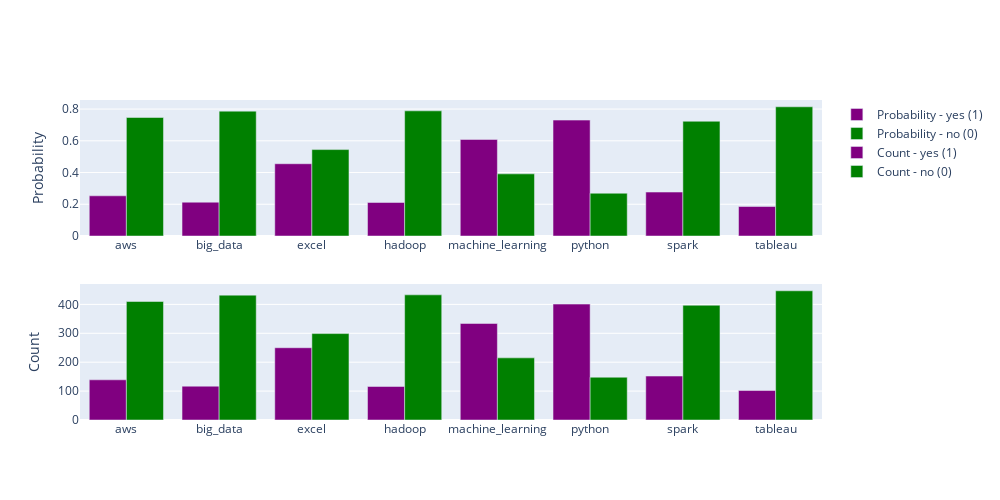

Notebook code for this chart:
### Markdown cell above
This chart presents the distribution of minimum salaries across the top three industries in our dataset. It is to highlight the baseline salaries that potential employees might expect when starting in a particular sector. The width of each violin at different salary levels shows how many jobs within that industry offer that salary. We can denote that the thick bar in the middle is the range where the middle 50 % of salaries fall into.

### Code cell
fig = make_subplots(rows=2, cols=1)
data = df[['python', 'excel', 'hadoop', 'spark', 
             'tableau', 'aws', 'big_data', 'machine_learning']]

data_melted = data.melt(var_name='Skill', value_name='Presence')
prob_data = data_melted.groupby(['Skill', 'Presence']).size().reset_index(name = 'Count')
prob_data['Probability'] = prob_data['Count'] / len(data)

fig.add_trace(
    go.Bar(x=prob_data.query('Presence == 1')['Skill'], #prob_data[prob_data['Presence'] == 1]['Skill'], 
           y=prob_data.query('Presence == 1')['Probability'], #prob_data[prob_data['Presence'] == 1]['Probability'], 
           name='Probability - yes (1)',
           marker_color = 'purple'
    ), 
    row=1, col=1
)

fig.add_trace( 
     go.Bar(x=prob_data.query('Presence == 0')['Skill'], 
            y=prob_data.query('Presence == 0')['Probability'],
            name='Probability - no (0)',
            marker_color = 'Green'
    ), 
    row=1, col=1
)

fig.add_trace( 
     go.Bar(x=prob_data[prob_data['Presence'] == 1]['Skill'], 
            y=prob_data[prob_data['Presence'] == 1]['Count'],
            name='Count - yes (1)',
            marker_color = 'purple'
    ), 
    row=2, col=1
)

fig.add_trace( 
     go.Bar(x=prob_data[prob_data['Presence'] == 0]['Skill'], 
            y=prob_data[prob_data['Presence'] == 0]['Count'], 
            name='Count - no (0)',
            marker_color = 'Green'
    ), 
    row=2, col=1
)

fig.update_layout(height=500, 
                  width=1000)

fig.update_yaxes(title_text='Probability', row=1, col=1)
fig.update_yaxes(title_text='Count', row=2, col=1)

fig.show()

### Figure 1 — Plotly figure (JSON) as saved in the notebook; plotly's stock layout.template omitted (floating-point values rounded to 4 significant figures)
{"data": [{"marker": {"color": "purple"}, "name": "Probability - yes (1)", "type": "bar", "x": ["aws", "big_data", "excel", "hadoop", "machine_learning", "python", "spark", "tableau"], "xaxis": "x", "y": [0.2532, 0.2131, 0.4554, 0.2113, 0.6084, 0.7304, 0.2769, 0.1858], "yaxis": "y"}, {"marker": {"color": "Green"}, "name": "Probability - no (0)", "type": "bar", "x": ["aws", "big_data", "excel", "hadoop", "machine_learning", "python", "spark", "tableau"], "xaxis": "x", "y": [0.7468, 0.7869, 0.5446, 0.7887, 0.3916, 0.2696, 0.7231, 0.8142], "yaxis": "y"}, {"marker": {"color": "purple"}, "name": "Count - yes (1)", "type": "bar", "x": ["aws", "big_data", "excel", "hadoop", "machine_learning", "python", "spark", "tableau"], "xaxis": "x2", "y": [139, 117, 250, 116, 334, 401, 152, 102], "yaxis": "y2"}, {"marker": {"color": "Green"}, "name": "Count - no (0)", "type": "bar", "x": ["aws", "big_data", "excel", "hadoop", "machine_learning", "python", "spark", "tableau"], "xaxis": "x2", "y": [410, 432, 299, 433, 215, 148, 397, 447], "yaxis": "y2"}], "layout": {"height": 500, "width": 1000, "xaxis": {"anchor": "y", "autorange": true, "domain": [0, 1], "range": [-0.5, 7.5], "type": "category"}, "xaxis2": {"anchor": "y2", "autorange": true, "domain": [0, 1], "range": [-0.5, 7.5], "type": "category"}, "yaxis": {"anchor": "x", "autorange": true, "domain": [0.575, 1], "range": [0, 0.8571], "title": {"text": "Probability"}, "type": "linear"}, "yaxis2": {"anchor": "x2", "autorange": true, "domain": [0, 0.425], "range": [0, 470.5], "title": {"text": "Count"}, "type": "linear"}}}
